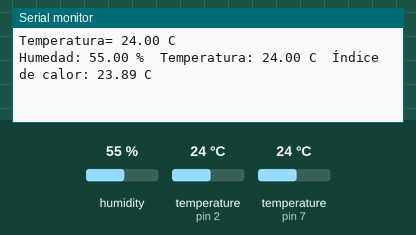
The sketch below on a simulated Arduino Uno, built with avr-gcc and run on an emulated ATmega328P. On the bench: the last lines printed to the serial monitor. The test bench sets the inputs (shaded band); at power-on: humidity 55 %, temperature (sensors on pin 2, pin 7) 24 °C.

Above: at 2.2 s.
2.3 s: humidity set to 22 %
At 3.3 s:
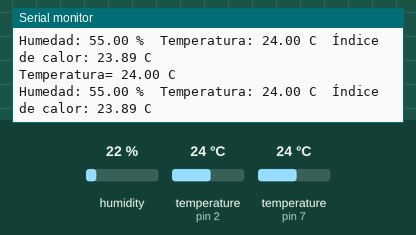
3.8 s: temperature (sensor on pin 2) set to 12 °C
At 4.9 s:
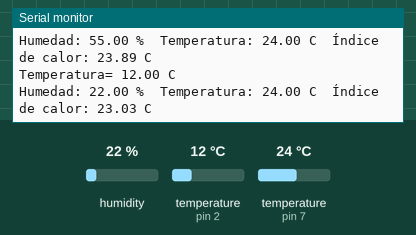
5.3 s: temperature (sensor on pin 7) set to 12 °C
At 6.1 s:
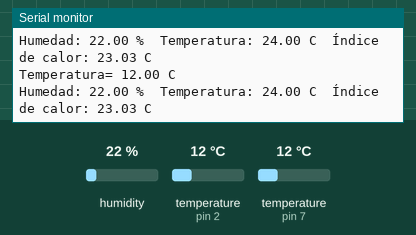
6.8 s: temperature (sensor on pin 2) set to 19 °C
At 7.8 s:
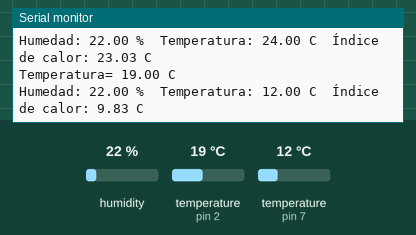
8.3 s: humidity set to 40 %
At 9.5 s:
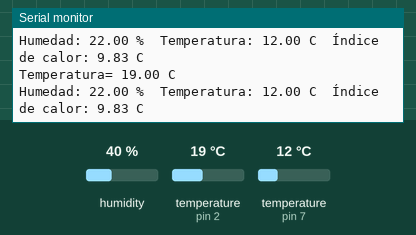
Timing chart, 0 to 10.8 s (numbered marks = the images above; inputs shaded):
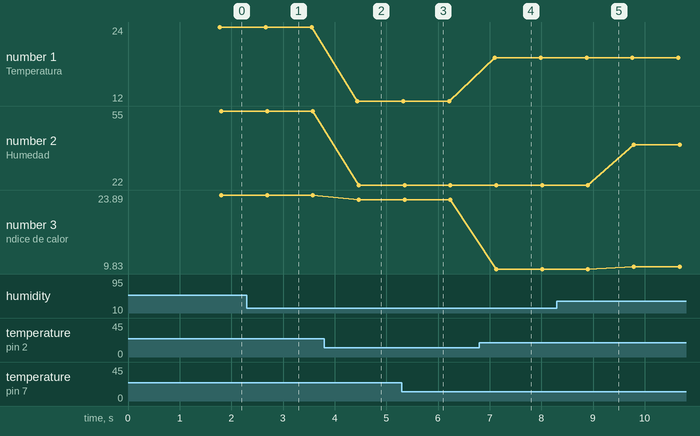

Measured:
- after the input at 3.8 s, the serial monitor: prints a new line after 0.64 s (image 2)
- after the input at 6.8 s, the serial monitor: prints a new line after 0.30 s (image 4)
- plotted number 1: 24 → 12 after the input at 3.8 s, 12 → 19 after the input at 6.8 s
- plotted number 2: 22 → 40 after the input at 8.3 s
- plotted number 3: 9.83 → 10.3 after the input at 8.3 s

The sketch:

sensorDS18b20-DHT11.ino
```cpp
// ------------------------ LIBRERIAS SENSORES ------------------------ //
#include <OneWire.h>                              // Libreria para ds18b20
#include <DallasTemperature.h>                    // Libreria para ds18b20
#include <DHT.h>                                  // Libreria para dht11

// --------------------- DEFINICIÓN DE LOS PINES ---------------------- //
#define pinDS18b20 2                              // Asignar pin digital 2 a ds18b20
#define DHTpin 7                                  // Asignar pin digital 7 a dht
#define DHTtype DHT11                             // Definir el tipo de dht

// ------------------------ VARIABLES GLOBALES ------------------------ //
OneWire ourWire(pinDS18b20);                      // Se establece el pin 2 para la entrada de los datos del sensor DS18b20
DallasTemperature temperatura(&ourWire);          // Se declara una variable u objeto para nuestro sensor
DHT dht(DHTpin, DHTtype);                         // Iniciar DHT

// -------------------- INICIALIZACIÓN DEL SISTEMA -------------------- //
void setup() {
  delay(1000);
  Serial.begin(9600);                             // Se define 9600baud para la escritura de los datos
  temperatura.begin();                            // Se inicia el sensor de temperatura
  dht.begin();                                    // Se inicia el sensor de temperatura y humedad
}

void loop() {
  medirTemperatura();                             // Función que mide la temperatura y la registra en el serial
  medirTemperaturaHumedad();                      // Función que mide la temperatura y humedad y la registra en el serial
  delay(100);
}

// ----------------- FUNCIÓN QUE MIDE LA TEMPERATURA ----------------- //
void medirTemperatura(){
  float temp;
  temperatura.requestTemperatures();              // Se envía el comando para leer la temperatura
  temp = temperatura.getTempCByIndex(0);          // Se obtiene la temperatura en ºC

  Serial.print("Temperatura= ");
  Serial.print(temp);
  Serial.println(" C");
}

// ------------ FUNCIÓN QUE MIDE LA TEMPERATURA Y HUMEDAD ------------ //
void medirTemperaturaHumedad(){
  float h = dht.readHumidity();                   // Se lee la humedad relativa
  float t = dht.readTemperature();                // Se lee la temperatura en grados centígrados (por defecto)

  if (isnan(h) || isnan(t)) {                     // Se comprueba si ha habido algún error en la lectura
    Serial.println("Error obteniendo los datos del sensor DHT11");
    return;
  }
  float hic = dht.computeHeatIndex(t, h, false);  // Calcular el índice de calor en grados centígrados

  Serial.print("Humedad: ");
  Serial.print(h);
  Serial.print(" %\t");
  Serial.print("Temperatura: ");
  Serial.print(t);
  Serial.print(" C\t");
  Serial.print("Índice de calor: ");
  Serial.print(hic);
  Serial.print(" C\n");
}
```
